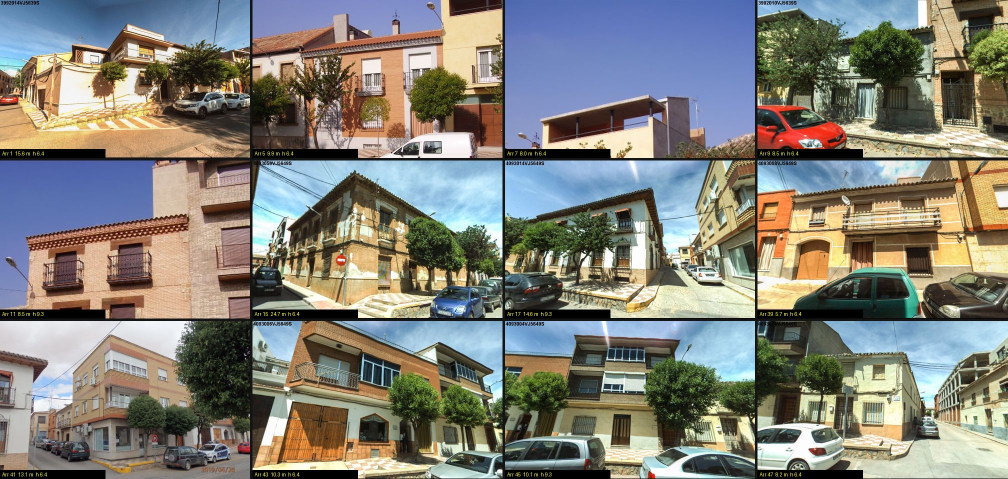
#> input picture tools/casas/arr_fotos_1.jpg, 2015 x 958 px (shown at 1/2 size)
$ python hojas.py out.png ../casas/arr_fotos_1.jpg ../casas/arr_fotos_2.jpg
#> lines starting #> are read from the running program, lines starting #| are printed output that depends on the picture
"""The sheets of the roast chicken shop "Javi" shown to the user (guion/fotos/asador/).

    python tools/asador/hojas.py                       the game's own pictures -> guion/fotos/asador/01, 02
    python tools/asador/hojas.py OUT_FOLDER SV.jpg FOTO.jpg
        the front beside Street View (SV.jpg) and the inside beside the user's picture of the real counter (FOTO.jpg):
        other people's pictures, so OUT_FOLDER is NOT in the repository

The game's pictures: python tools/run_tests.py asador (godot/shots/asador_*.png).
"""
import os, sys
from PIL import Image, ImageDraw, ImageFont

HERE = os.path.dirname(os.path.abspath(__file__))
ROOT = os.path.join(HERE, '..', '..')
SHOTS = os.path.join(ROOT, 'godot', 'shots')
try:
    font = ImageFont.truetype('arial.ttf', 18)
except Exception:
    font = ImageFont.load_default()


def sheet(path, rows, w, h, cols):
    n = (len(rows) + cols - 1) // cols
    out = Image.new('RGB', (cols * w + (cols - 1) * 6, n * (h + 28)), (22, 22, 24))
    d = ImageDraw.Draw(out)
    for i, (label, im) in enumerate(rows):
        x, y = (i % cols) * (w + 6), (i // cols) * (h + 28)
        d.text((x + 6, y + 4), label, fill=(240, 240, 240), font=font)
        k = min(w / im.size[0], h / im.size[1])
        t = im.resize((int(im.size[0] * k), int(im.size[1] * k)), Image.LANCZOS)
        out.paste(t, (x + (w - t.size[0]) // 2, y + 28 + (h - t.size[1]) // 2))
    out.save(path, quality=88)
    print(path, out.size)


def shot(n):
    return Image.open(os.path.join(SHOTS, 'asador_' + n + '.png')).convert('RGB')


if len(sys.argv) > 3:
    out = sys.argv[1]
    os.makedirs(out, exist_ok=True)
    sv = Image.open(sys.argv[2]).convert('RGB')
#> sv is the input picture: PIL image 2015x958 RGB; mean R, G, B 129.9, 129, 121.2
    foto = Image.open(sys.argv[3]).convert('RGB')
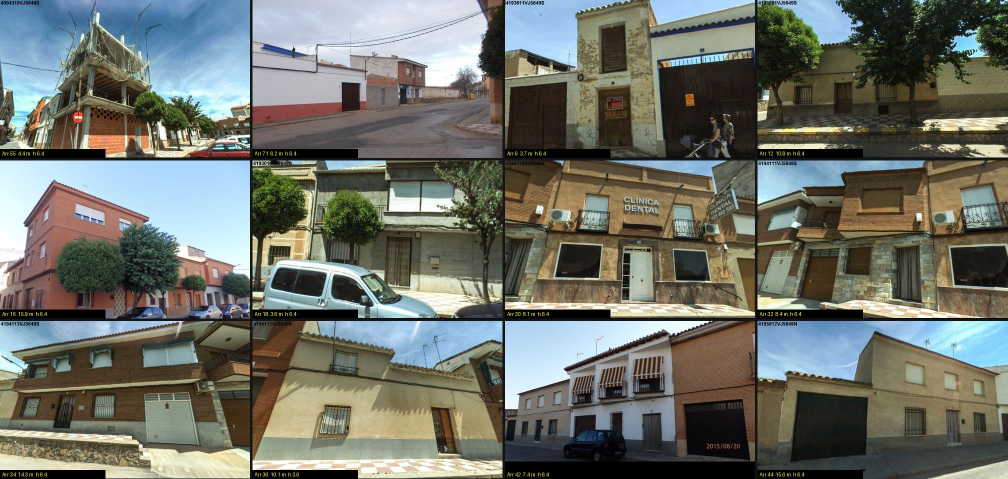
#> input picture tools/casas/arr_fotos_2.jpg, 2015 x 958 px (shown at 1/2 size)
#> foto is the input picture: PIL image 2015x958 RGB; mean R, G, B 110.6, 113.7, 105.8
    w, h = foto.size
#> w = 2015; h = 958
    foto = foto.crop((0, int(h * 0.33), w, int(h * 0.67)))          # (the picture itself, out of the telephone's screen)
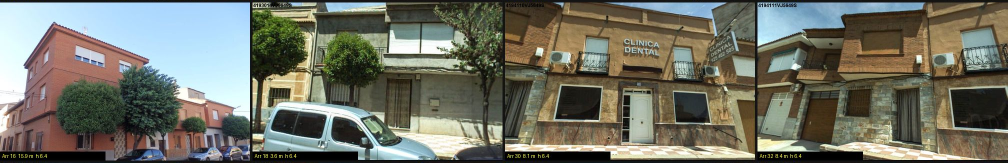
#> foto: PIL image 2015x325 RGB (shown at 1/2 size); mean R, G, B 113.2, 114.1, 102
    sheet(os.path.join(out, 'comparacion.jpg'), [('Street View 2024 · la fachada', sv), ('El juego · la fachada, abierto', shot('frente_abierto')),
          ('Tu foto · el mostrador desde dentro', foto), ('El juego · desde detrás del mostrador', shot('dentro_foto'))], 800, 500, 2)
#> (the run stopped early here; a loop or call above may not have finished)
